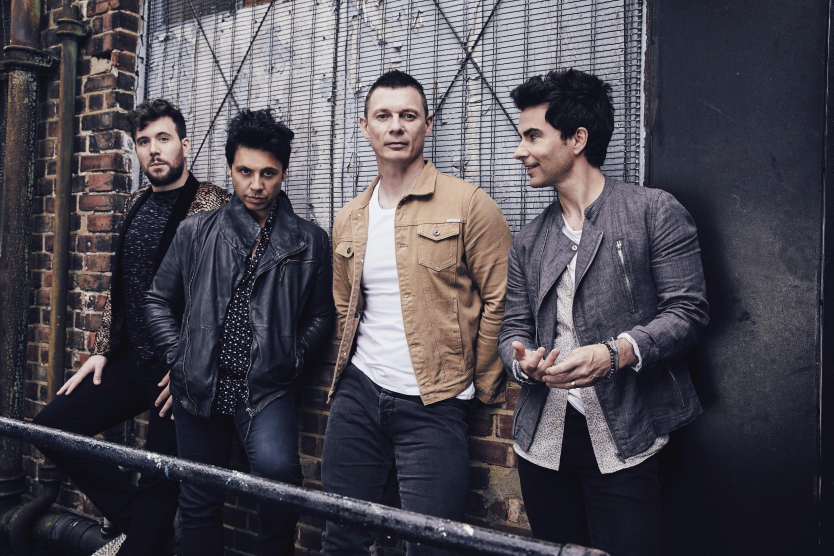
#> input picture fifthImage.jpg, 2500 x 1667 px (shown at 1/3 size)
$ python Mondrian3.py fifthImage.jpg 3 firstPicture.jpg
#> lines starting #> are read from the running program, lines starting #| are printed output that depends on the picture
import itertools
import cv2 as cv
import math
import operator
import sys
import time
import numpy
from PIL import  Image, ImageDraw, ImageFilter

## If face_recognition is installed it will be used but because the installation is not trivial the program will still run without it.
try:
    import face_recognition
    useFR = True
except ImportError: useFR = False


## Filename can be given as a command line argument or defined here.
## If neither of the two is done, the program will ask the user to input a correct filename during the execution.
filename = sys.argv[1]

#filename = "..."

## Some options/parameters
showOutput = False
saveOutput = True
printTimeInfo = False
compareUsingEuclidianDistance = True

if sys.argv[3] == "False":
    useOnlyMondrianColors = False
    autoAdjustTolerance = True
else :
    autoAdjustTolerance = False
    useOnlyMondrianColors = True

autoAdjustNbrOfColors = False
useContourRecognition = False

if not autoAdjustNbrOfColors:
    desiredNbrOfColors = int(sys.argv[2])
else:
    desiredNbrOfColors = 10


im = Image.open(filename)
#> im is the input picture: PIL image 2500x1667 RGB; mean R, G, B 78, 74.4, 82.9


## All RGB values in the output will be  multiples of this factor, the bigger it is the fewer different colors there will be.
## A much more complex normalization function is defined further below.
## This just explains how the normalization factor is used (if used at all).
normalizationFactor = 10
normalizationFunction = lambda x: int(x/normalizationFactor)*normalizationFactor


## The following function decides (with a certain tolerance) if two colors are to be considered the same for the merging process.
## The most logical way to compare triplets is to calculate the euclidian distance between the two.
## A second method is also available which works similarly to the normalization function and can produce interesting alternative results but in general the euclidian distance method should be preferred.
if not autoAdjustTolerance:
    comparisonTolerance = 10
else:
    comparisonTolerance = normalizationFactor

# [6 lines left out: function comparisonFunction, not called in this run]

if im.format == 'PNG':
    im = im.convert('RGB')
    im.save("FinalResult.jpg")


## The input image will be resized to the given size, which will also be the size of the output.
desiredSize = (512, 512)
if (im.size != desiredSize):
    im = im.resize(desiredSize)
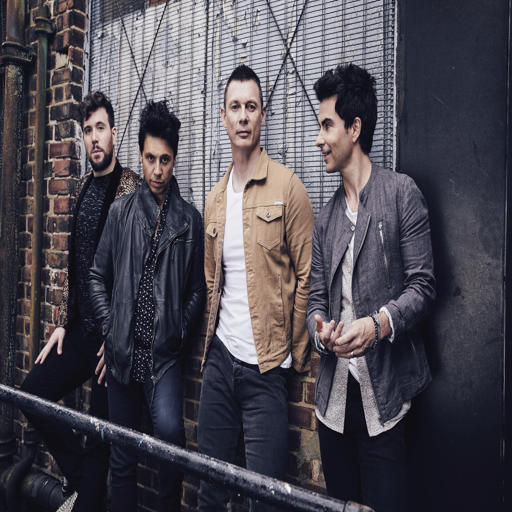
#> im: PIL image 512x512 RGB; mean R, G, B 78, 74.4, 82.9
    #filename = "resized_"+filename
    #im.save(filename)


## Contains the RGB values of each pixel in the resized input image.
px = im.load()
imageArray = numpy.asarray(im)
lineWidth = 5

## Some functions used later, some may be unused like a lot of the commented lines further on, they were just alternative strategies to be tested

def euclidianDistance(tuple1,tuple2):
    if type(tuple1) is int: return math.sqrt(tuple1**2+tuple2**2)
    else: return math.sqrt((tuple2[0]-tuple1[0])**2 + (tuple2[1]-tuple1[1])**2 + (tuple2[2]-tuple1[2])**2)

# [88 lines left out: functions drawGrid, undrawGrid, drawRectangles, removeDots, eyeRecognition, not called in this run]

def faceRecognition(image):
    """Find the positions of eyes and lips in the input image."""
    faceLandmarks = [[],[],[]]
    face_landmarks_list = face_recognition.face_landmarks(image)
    if len(face_landmarks_list)>0:
        if len(face_landmarks_list[0]['left_eye'])>0:
            leftEyePos = [tuple(map(lambda i: int(i/32),i)) for i in face_landmarks_list[0]['left_eye']]
            for i in set(leftEyePos):
                if leftEyePos.count(i)>=len(leftEyePos)//len(set(leftEyePos)):
                    faceLandmarks[0] += [i,]
        if len(face_landmarks_list[0]['right_eye'])>0:
            rightEyePos = [tuple(map(lambda i: int(i/32),i)) for i in face_landmarks_list[0]['right_eye']]
            for i in set(rightEyePos):
                if rightEyePos.count(i)>=len(rightEyePos)//len(set(rightEyePos)):
                    faceLandmarks[1] += [i,]
        if len(face_landmarks_list[0]['top_lip'])>0:
            mouthPos = [tuple(map(lambda i: int(i/32),i)) for i in (face_landmarks_list[0]['top_lip']+face_landmarks_list[0]['bottom_lip'])]
            for i in set(mouthPos):
                if mouthPos.count(i)>=len(mouthPos)//len(set(mouthPos)):
                    faceLandmarks[2] += [i,]
    return faceLandmarks

# [218 lines left out: functions findMostContrast, findMostCommon, getColorCount, normalizeColors, getFinalColorList, recolorRegions and 5 more, not called in this run]


## For now the program only uses 512 by 512 pixels images for efficiency.
## The image is divided in 16x16 squares of 32x32 pixels each
coeff1 = 32
coeff2 = 16

progress = 0

## Initiates a list of lists which acts as an array to hold the RGB values of each region in the split image.
newColorArray = [0] * coeff2
for i in range(coeff2):
    newColorArray[i] = [0] * coeff2
newColorList=[]
foundEyes=[]
lipColor=[]
#> (the run stopped early here; a loop or call above may not have finished)

$ run again, on secondPicture.jpg
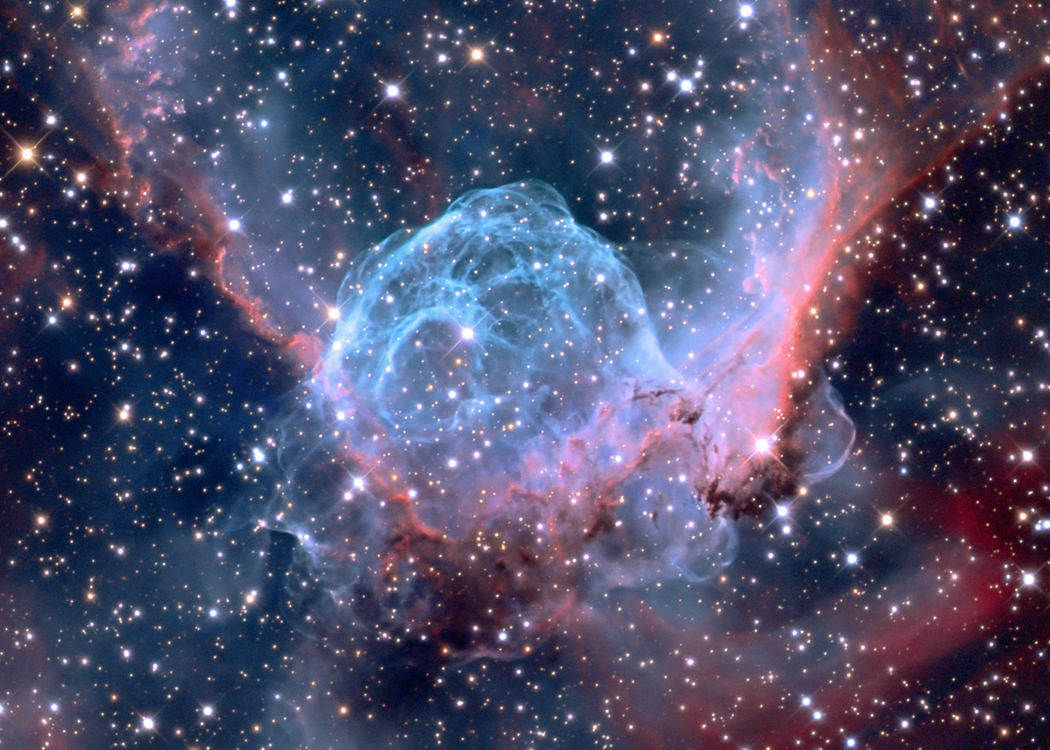
#> input picture secondPicture.jpg, 2100 x 1500 px (shown at 1/2 size)
#> im is the input picture: PIL image 2100x1500 RGB; mean R, G, B 77.7, 77.2, 105.4
#> `im = im.resize(desiredSize)`:
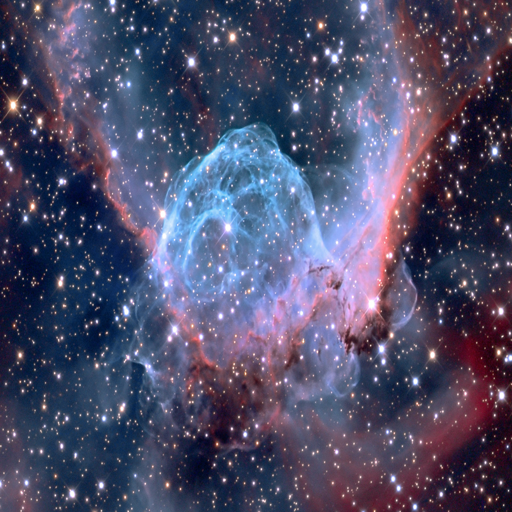
#> im: PIL image 512x512 RGB; mean R, G, B 77.7, 77.2, 105.4
